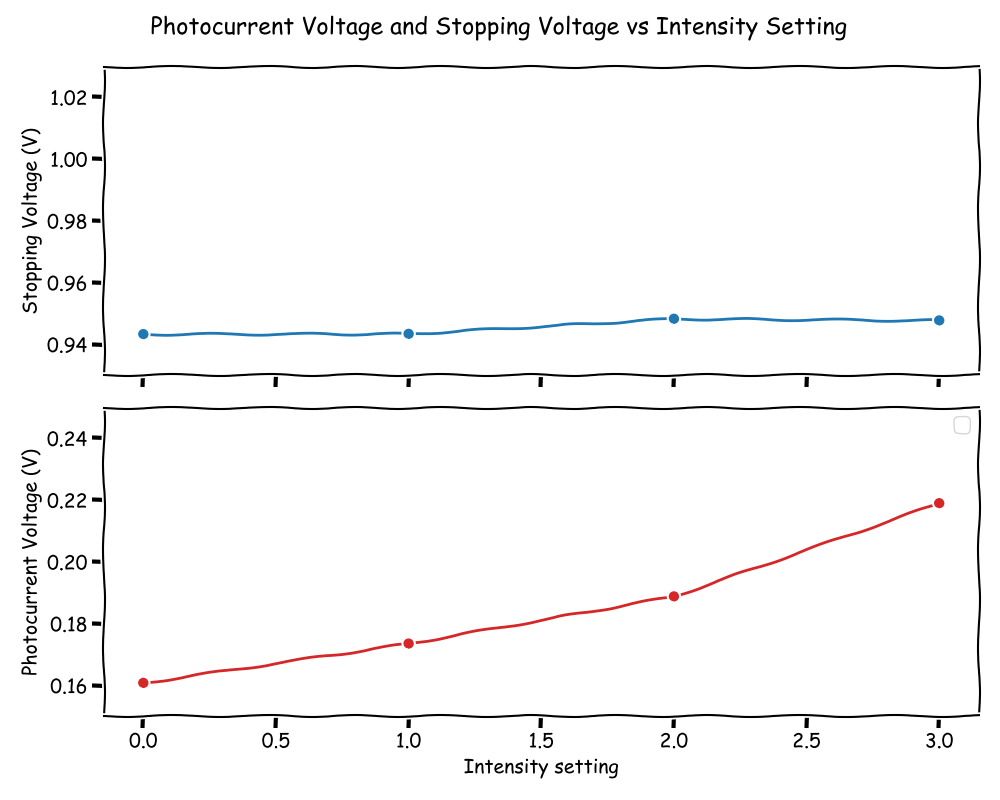

Generate this figure with Python:
import matplotlib.pyplot as plt
from uncertainties import ufloat


data = '''
0.947739 -- 0.218967
0.948277 -- 0.188794
0.943390  -- 0.173533
0.943300  -- 0.160800
'''

stopping_v_vals = []
photocurrent_v_vals = []

for line in data.split('\n'):
    if line:
        stopping_v, photocurrent_v = line.split('--')
        stopping_v_vals.append(float(stopping_v))
        photocurrent_v_vals.append(float(photocurrent_v))

# add uncertainty
stopping_v_err = 0.0000005
photocurrent_v_err = 0.0000005

for i in range(len(stopping_v_vals)):
    stopping_v_vals[i] = ufloat(stopping_v_vals[i], stopping_v_err)
    photocurrent_v_vals[i] = ufloat(photocurrent_v_vals[i], photocurrent_v_err)


# reverse the list
stopping_v_vals = stopping_v_vals[::-1]
photocurrent_v_vals = photocurrent_v_vals[::-1]


plt.xkcd()

# Create two subplots
fig, (ax2, ax1) = plt.subplots(2, 1, sharex=True, figsize=(10, 8))

fig.suptitle('Photocurrent Voltage and Stopping Voltage vs Intensity Setting')

color = 'tab:red'
# Plot the data in the top subplot
ax1.set_ylabel('Photocurrent Voltage (V)')
ax1.set_xlabel('Intensity setting')
ax1.errorbar(range(len(photocurrent_v_vals)), [val.n for val in photocurrent_v_vals], yerr=[
             val.s for val in photocurrent_v_vals], color=color, fmt='o')
ax1.plot(range(len(photocurrent_v_vals)), [
         val.n for val in photocurrent_v_vals], color=color)

color = 'tab:blue'
# Plot the data in the bottom subplot

ax2.set_ylabel('Stopping Voltage (V)')
ax2.errorbar(range(len(stopping_v_vals)), [val.n for val in stopping_v_vals], yerr=[
             val.s for val in stopping_v_vals], color=color, fmt='o')
ax2.plot(range(len(stopping_v_vals)), [
         val.n for val in stopping_v_vals], color=color)

# Set the limits of the y-axis for each subplot
ax1.set_ylim(0.15, 0.250)
ax2.set_ylim(0.93, 1.03)


ax1.legend()
fig.tight_layout()
plt.savefig('Results/Part2/Part2.png')
